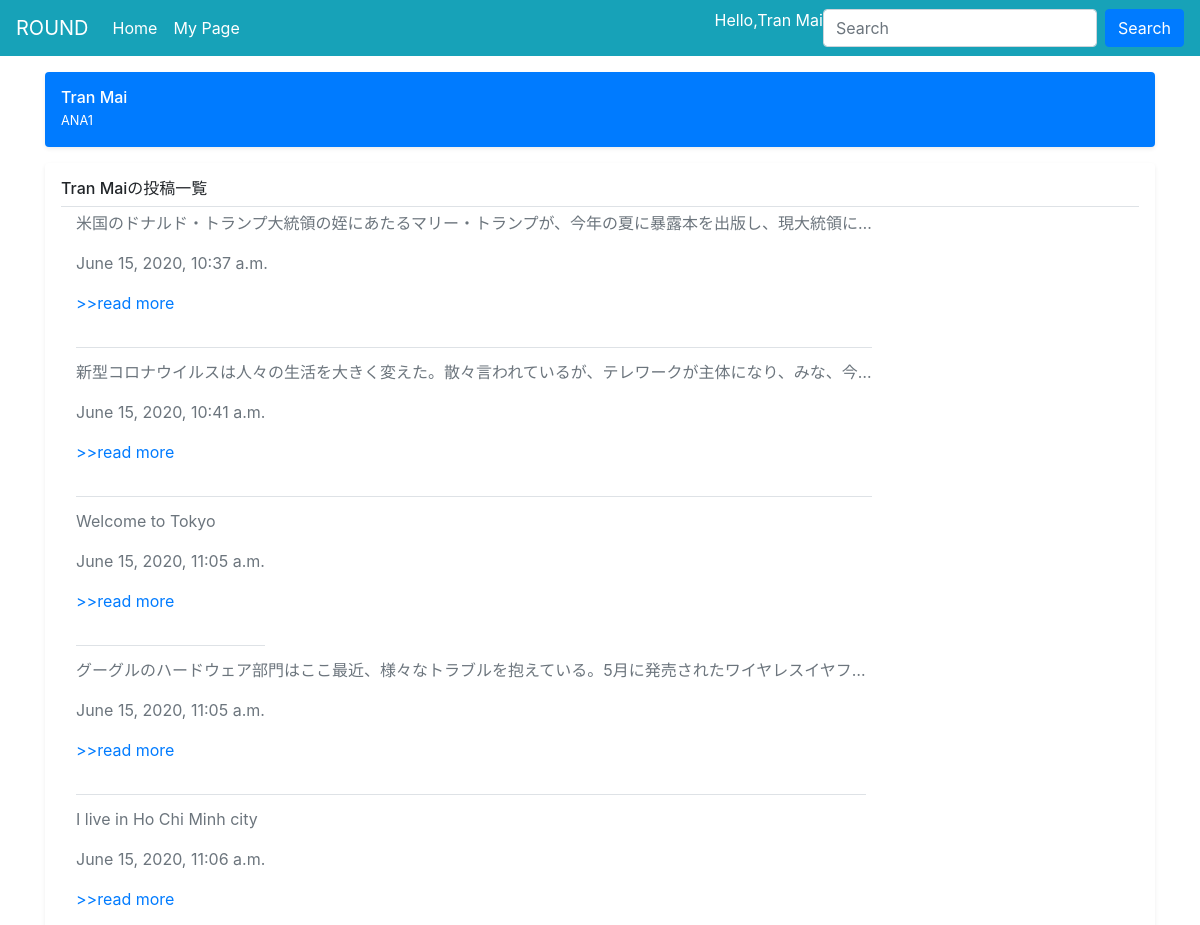
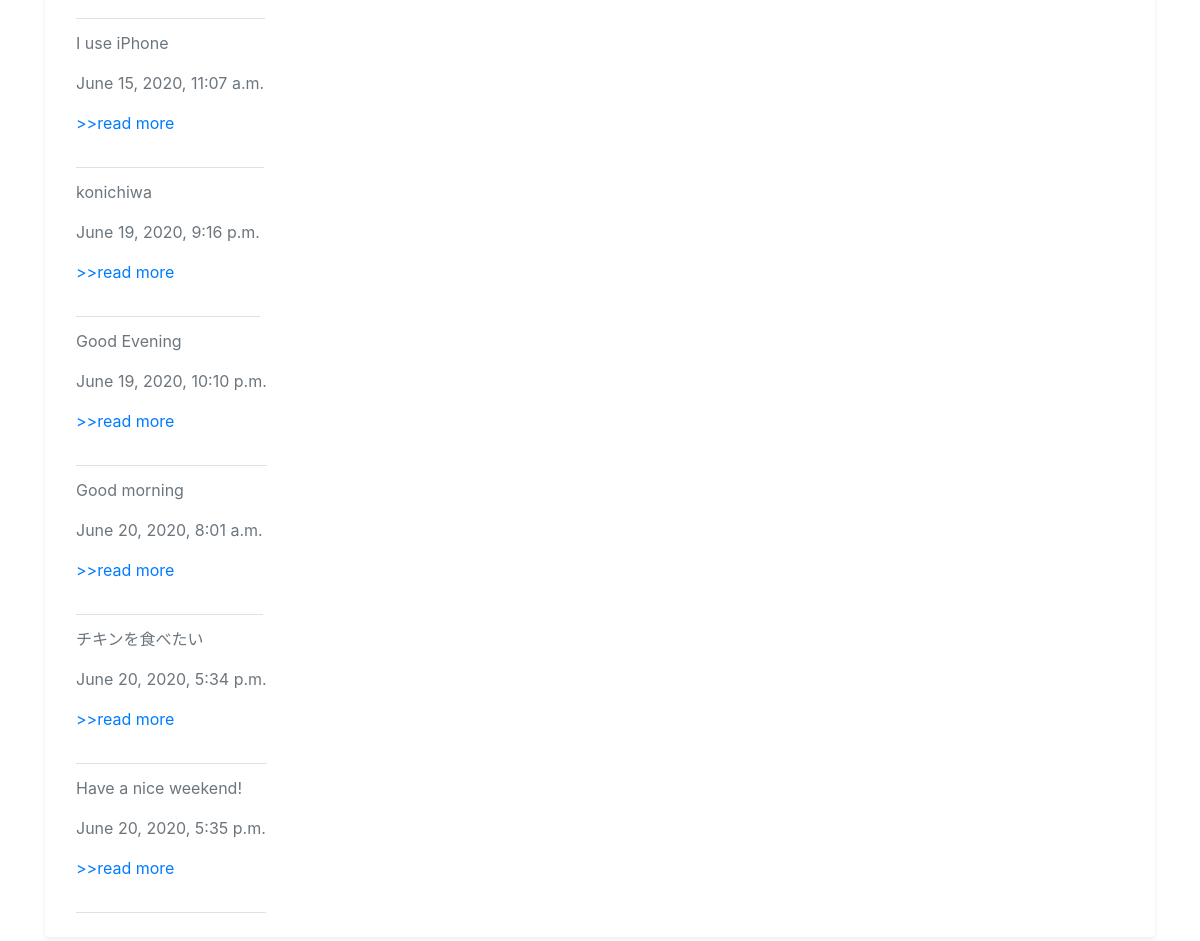
Page /my_profile/ (signed in) on the committed database (2 pictures, top to bottom).
### sklt_sns1/models.py (models this page shows, shortened)
class User(models.Model):
    user = models.OneToOneField(User, null=True, on_delete=models.CASCADE)
    name = models.CharField(max_length=200, null=True)
    id_num = models.FloatField()
    kurasu = models.CharField(max_length=200, null=True)
    email = models.CharField(max_length=200, null=True)
    date_created = models.DateTimeField(auto_now_add=True, null=True)
    hit_count_generic = GenericRelation(HitCount, object_id_field='object_pk',related_query_name='hit_count_generic_relation')
    def __str__(self):
        return self.name

class Post(models.Model):
    author = models.ForeignKey('User', on_delete=models.CASCADE)
    text = models.TextField()
    created_date = models.DateTimeField(default=timezone.now)
    like = models.ManyToManyField(User, related_name='like')
    hit_count_generic = GenericRelation(HitCount, object_id_field='object_pk',related_query_name='hit_count_generic_relation')

### sklt_sns1/views.py (the view)
# urls.py: path('my_profile/',views.my_profile, name='my_profile'),
def my_profile(request):
    posts = request.user.user.post_set.all()
    context={'posts':posts}
    return render(request, 'sklt_sns1/my_profile.html',context)

### sklt_sns1/templates/sklt_sns1/my_profile.html
{%  extends 'sklt_sns1/main.html' %}
{% block content %}
<main role="main" class="container">
  <div class="d-flex align-items-center p-3 my-3 text-black-50 bg-primary rounded shadow-sm">
    <div class="lh-100">
      <h6 class="mb-0 text-white lh-100">{{ request.user.user }}</h6>
      <small class="text-white">{{request.user.user.kurasu}}</small>
    </div>
  </div>
  <div class="my-3 p-3 bg-white rounded shadow-sm">
    <h6 class="border-bottom border-gray pb-2 mb-0">{{ request.user.user }}の投稿一覧</h6>
      {% for post in posts %}
        <div class="content container">
        <div class="media text-muted pt-1 pb-2">
          <div class="post">
            <p>{{ post.text | truncatechars:50 }}</p>
            <p>{{ post.created_date }}</p>
            <p><a class="read more" href="{% url 'detail' post.pk %}">>>read more</a></p>
            <p class="media-body pb-3 mb-0 small lh-125 border-bottom border-gray"></p>
          </div>
        </div>
        </div>
      {% endfor %}
  </div>
</main>
{% endblock %}

### sklt_sns1/templates/sklt_sns1/navigation_bar.html (shortened to what this page needs)
<nav class="navbar navbar-expand-lg navbar-dark bg-info">
    <a class="navbar-brand" href="#">ROUND<Source></Source></a>
    <div class="collapse navbar-collapse" id="navbarNavDropdown">
      <ul class="navbar-nav">
        <li class="nav-item active">
          <a class="nav-link" href="{% url 'index' %}">Home <span class="sr-only">(current)</span></a>
        </li>
        <li class="nav-item active">
          <a class="nav-link" href="{% url 'my_profile' %}">My Page</a>
        </li>
      </ul>
    </div>
    <p class="text-white">Hello,{{request.user.user}}</a>
    <form class="form-inline" action="{% url 'search_results' %}" method="get">
      <input  class="form-control mr-sm-2" placeholder="Search" aria-label="Search" name="query" value="{{ request.GET.query }}" type="text">
      <button type="submit" class="btn btn-primary" >Search</button>
    </form>
  </nav>

### rows in the picture
Post: text "米国のドナルド・トランプ大統領の姪にあたるマリー・トランプが、今年の夏に暴露本を出版し、現大統領に…", created_date "June 15, 2020, 10:37 a.m."
Post: text "新型コロナウイルスは人々の生活を大きく変えた。散々言われているが、テレワークが主体になり、みな、今…", created_date "June 15, 2020, 10:41 a.m."
Post: text "Welcome to Tokyo", created_date "June 15, 2020, 11:05 a.m."
Post: text "グーグルのハードウェア部門はここ最近、様々なトラブルを抱えている。5月に発売されたワイヤレスイヤフ…", created_date "June 15, 2020, 11:05 a.m."
Post: text "I live in Ho Chi Minh city", created_date "June 15, 2020, 11:06 a.m."
Post: text "I use iPhone", created_date "June 15, 2020, 11:07 a.m."
Post: text "konichiwa", created_date "June 19, 2020, 9:16 p.m."
Post: text "Good Evening", created_date "June 19, 2020, 10:10 p.m."
Post: text "Good morning", created_date "June 20, 2020, 8:01 a.m."
Post: text "チキンを食べたい", created_date "June 20, 2020, 5:34 p.m."
Post: text "Have a nice weekend!", created_date "June 20, 2020, 5:35 p.m."

### other values in the picture
{{ request.user.user }} "Tran Mai"
{{ request.user.user.kurasu }} "ANA1"
